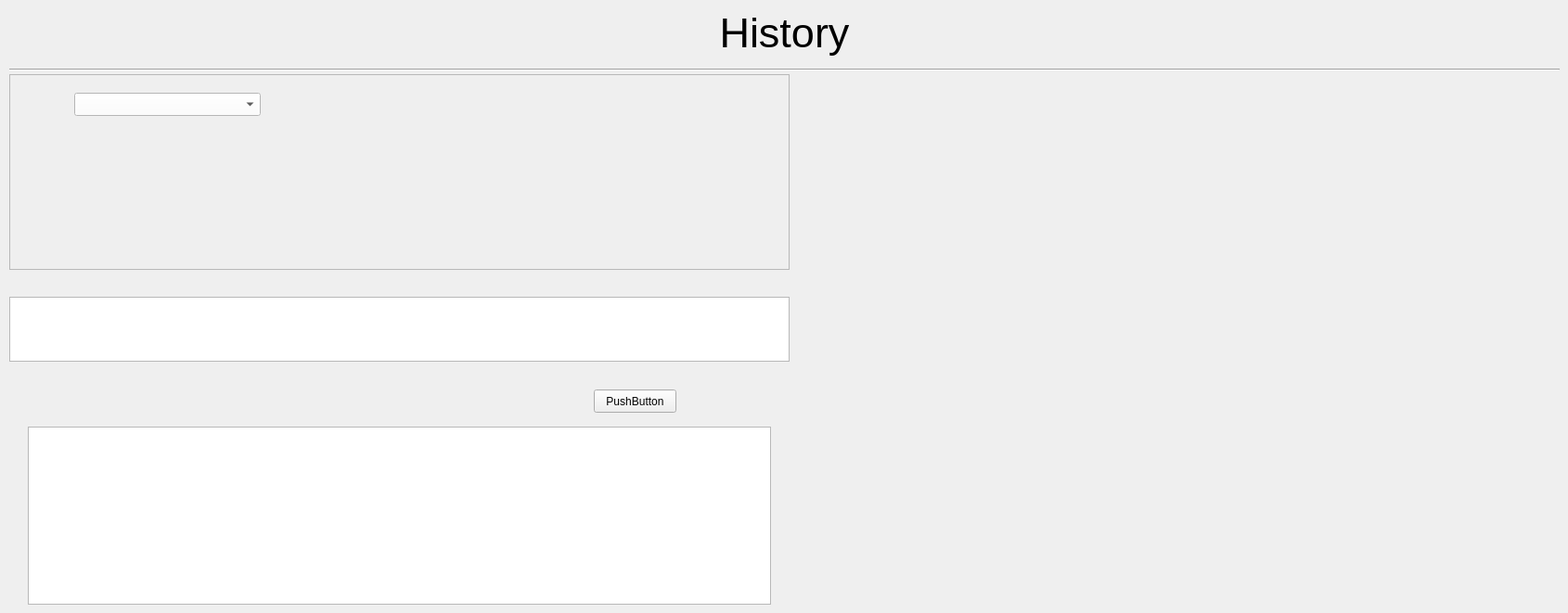
          <widget class="QWidget" name="History">
           <widget class="Line" name="line_7">
            <property name="geometry">
             <rect>
              <x>10</x>
              <y>67</y>
              <width>1671</width>
              <height>16</height>
             </rect>
            </property>
            <property name="sizePolicy">
             <sizepolicy hsizetype="Expanding" vsizetype="Fixed">
              <horstretch>1</horstretch>
              <verstretch>0</verstretch>
             </sizepolicy>
            </property>
            <property name="orientation">
             <enum>Qt::Horizontal</enum>
            </property>
           </widget>
           <widget class="QLabel" name="label_41">
            <property name="geometry">
             <rect>
              <x>10</x>
              <y>10</y>
              <width>1671</width>
              <height>51</height>
             </rect>
            </property>
            <property name="sizePolicy">
             <sizepolicy hsizetype="Preferred" vsizetype="Preferred">
              <horstretch>1</horstretch>
              <verstretch>0</verstretch>
             </sizepolicy>
            </property>
            <property name="font">
             <font>
              <pointsize>34</pointsize>
             </font>
            </property>
            <property name="styleSheet">
             <string notr="true">border: None;</string>
            </property>
            <property name="text">
             <string>History</string>
            </property>
            <property name="alignment">
             <set>Qt::AlignCenter</set>
            </property>
           </widget>
           <widget class="QFrame" name="frame_4">
            <property name="geometry">
             <rect>
              <x>10</x>
              <y>80</y>
              <width>841</width>
              <height>211</height>
             </rect>
            </property>
            <property name="frameShape">
             <enum>QFrame::StyledPanel</enum>
            </property>
            <property name="frameShadow">
             <enum>QFrame::Raised</enum>
            </property>
            <widget class="QComboBox" name="History_Projo_comboBox">
             <property name="geometry">
              <rect>
               <x>70</x>
               <y>20</y>
               <width>201</width>
               <height>25</height>
              </rect>
             </property>
             <property name="styleSheet">
              <string notr="true">background-color: white;</string>
             </property>
             <property name="maxVisibleItems">
              <number>11</number>
             </property>
            </widget>
           </widget>
           <widget class="QPlainTextEdit" name="QueryText">
            <property name="geometry">
             <rect>
              <x>10</x>
              <y>320</y>
              <width>841</width>
              <height>70</height>
             </rect>
            </property>
           </widget>
           <widget class="QTableView" name="Query_Result">
            <property name="geometry">
             <rect>
              <x>30</x>
              <y>460</y>
              <width>801</width>
              <height>192</height>
             </rect>
            </property>
           </widget>
           <widget class="QPushButton" name="query_execute">
            <property name="geometry">
             <rect>
              <x>640</x>
              <y>420</y>
              <width>89</width>
              <height>25</height>
             </rect>
            </property>
            <property name="text">
             <string>PushButton</string>
            </property>
           </widget>
          </widget>
